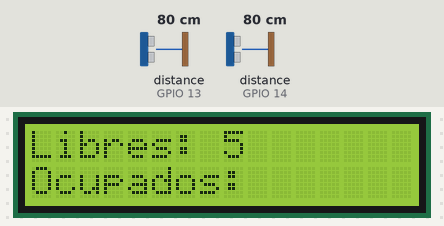
The sketch below on a simulated ESP32. On the bench: 16×2 character LCD. Wiring (inferred from the names in the program): 2 × ultrasonic range finder: trigger GPIO 12, echo GPIO 13 / trigger GPIO 27, echo GPIO 14. The test bench sets the inputs (shaded band); at power-on: distance to the obstacle (sensors on GPIO 13, GPIO 14) 80 cm. The echo pulse lasts 58.3 µs per cm; WiFi joins after 1.5 s; servers stay silent unless stated; what the sketch prints to the serial monitor is not drawn.

Above: at 3.2 s.
3.3 s: distance to the obstacle (sensor on GPIO 13) set to 2 cm
At 5.0 s:
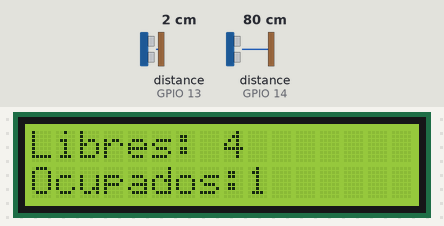
At 17.3 s:
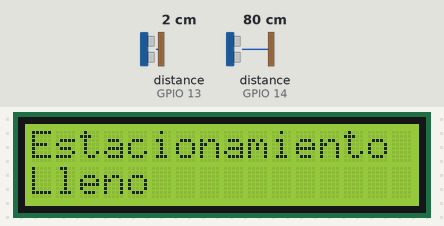
Timing chart, 0 to 18.3 s (numbered marks = the images above; inputs shaded):
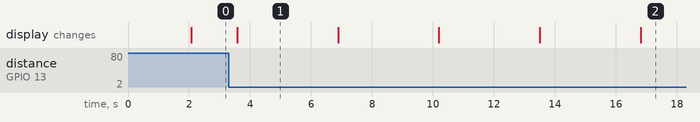

Measured:
- after the input at 3.3 s, the display: changes after 0.28 s (image 1)
- what the display in image 1 shows lasts 3.3 s, from 3.6 s to 6.9 s

The sketch:

Parkeo.ino
```cpp
//Librerias
#include <WiFi.h>
#include <LiquidCrystal.h>
#include <IOXhop_FirebaseESP32.h>
#include <ESPAsyncWebServer.h>
#include <AsyncTCP.h>

// Configuración de Firebase
#define FIREBASE_Host ""
#define FIREBASE_Key ""

// Definición de la ruta en la base de datos de Firebase
String ruta = "Estacionamiento";  // Cambiado de "Estacionamiento" a "Espacios"

// Configuración de la red WiFi
const char* ssid = "";
const char* pass = "";

// Configuración de los pines para los sensores ultrasónicos
const int EchoEntrada = 13;
const int TriggerEntrada = 12;
const int EchoSalida = 14;
const int TriggerSalida = 27;

// Inicialización del objeto LiquidCrystal para el LCD
LiquidCrystal lcd(23, 22, 21, 19, 18, 5);

// Definición de constantes y variables para el control del estacionamiento
const int totalEstacionamientos = 5;
int Estacionamientos = totalEstacionamientos;
int autosEntrada = 0;
int autosSalida = 0;
int ocupados = 0;

// Configuración de tiempos de espera para los sensores
unsigned long tiempoEsperaSensor = 0;
const unsigned long tiempoEsperaSensorEntrada = 3000;
const unsigned long tiempoEsperaSensorSalida = 3000;

// Configuración del servidor web asíncrono
AsyncWebServer server(80);

void setup() {

  Serial.begin(115200);

  // Conexión a la red WiFi
  WiFi.begin(ssid, pass);
  delay(2000);

  Serial.println("Conectando a la red WiFi");
  Serial.println(ssid);

  while (WiFi.status() != WL_CONNECTED) {
    delay(500);
    Serial.print(".");
  }

  Serial.println("");
  Serial.println("WiFi Conectado");
  Serial.println("Dirección IP: ");
  Serial.println(WiFi.localIP());

  // Inicialización de la conexión a Firebase
  Firebase.begin(FIREBASE_Host, FIREBASE_Key);

  // Configuración de pines
  pinMode(TriggerEntrada, OUTPUT);
  pinMode(TriggerSalida, OUTPUT);
  pinMode(EchoEntrada, INPUT);
  pinMode(EchoSalida, INPUT);

  // Inicialización del objeto LCD
  lcd.begin(16, 2);
  lcd.print("Libres: ");
  lcd.setCursor(8, 0);
  lcd.print(Estacionamientos);

  lcd.setCursor(0, 1);
  lcd.print("Ocupados: ");

  // Configuración de las rutas para el servidor web
  server.on("/", HTTP_GET, [](AsyncWebServerRequest* request) {
    //código HTML para la página principal
    String html = "<html lang='es'><head><meta charset='UTF-8'><meta name='viewport' content='width=device-width, initial-scale=1.0'><title>Parking System</title>";
    html += "<link rel='stylesheet' href='https://stackpath.bootstrapcdn.com/bootstrap/4.3.1/css/bootstrap.min.css'>";
    html += "<link rel='stylesheet' href='https://cdnjs.cloudflare.com/ajax/libs/font-awesome/5.15.1/css/all.min.css'>";
    html += "<style>body{font-family:'Arial',sans-serif;background-color:#f8f9fa;color:#343a40;}.container{max-width:800px;margin:auto;padding:20px;background-color:#ffffff;box-shadow:0 0 10px rgba(0,0,0,0.1);border-radius:8px;margin-top:50px;text-align:center;}h1{text-align:center;color:#007bff;}";
    html += ".highlight-title{color: #007bff; font-weight: bold;}</style></head><body>";
    html += "<div class='container'><h1><span class='highlight-title'>Parking System</span></h1><img src='https://uploads-ssl.webflow.com/63750836cfc6505b31be8ba3/63750836cfc65060dfbe8cd1_art-24-dynakrom.jpg' alt='Estacionamientos' style='max-width: 100%; height: auto;'>";
    html += "<div class='card p-4'>";
    html += "<p><i class='icon fas fa-car libres' style='color: #28a745; font-size: 1.5em;'></i> <span class='libres highlight-libres' style='color: #28a745; font-weight: bold; font-size: 1.2em;'>Libres:</span> <span id='libres' class='font-weight-bold libres highlight-libres' style='color: #28a745; font-size: 1.2em;'>" + String(Estacionamientos) + "</span></p>";
    html += "<p><i class='icon fas fa-car ocupados' style='color: #dc3545; font-size: 1.5em;'></i> <span class='ocupados highlight-ocupados' style='color: #dc3545; font-weight: bold; font-size: 1.2em;'>Ocupados:</span> <span id='ocupados' class='font-weight-bold ocupados highlight-ocupados' style='color: #dc3545; font-size: 1.2em;'>" + String(autosEntrada - autosSalida) + "</span></p>";
    html += "<p><i class='icon fas fa-chart-pie aforo' style='color: #007bff; font-size: 1.5em;'></i> <span class='aforo highlight-aforo' style='color: #007bff; font-weight: bold; font-size: 1.2em;'>Aforo:</span> <span id='porcentajeAforo' class='font-weight-bold aforo highlight-aforo' style='color: #007bff; font-size: 1.2em;'>" + String(((autosEntrada - autosSalida) * 100) / totalEstacionamientos) + "%</span></p>";
    html += "<canvas id='myChart' width='400' height='200'></canvas></div></div>";
    html += "<script src='https://code.jquery.com/jquery-3.2.1.slim.min.js'></script>";
    html += "<script src='https://cdnjs.cloudflare.com/ajax/libs/popper.js/1.12.9/umd/popper.min.js'></script>";
    html += "<script src='https://maxcdn.bootstrapcdn.com/bootstrap/4.0.0/js/bootstrap.min.js'></script>";
    html += "<script>setInterval(function() { location.reload(true); }, 5000);</script>";
    html += "</body></html>";
    request->send(200, "text/html", html);
  });

  server.on("/ajax", HTTP_GET, [](AsyncWebServerRequest* request) {
    String json = "{";
    json += "\"libres\":" + String(Estacionamientos) + ",";
    json += "\"ocupados\":" + String(autosEntrada - autosSalida) + ",";
    json += "\"porcentajeAforo\":" + String(((autosEntrada - autosSalida) * 100) / totalEstacionamientos);
    json += "}";
    request->send(200, "application/json", json);
  });
  // Inicio del servidor web
  server.begin();
}

void loop() {
  // Lógica para el sensor de entrada
  if (Estacionamientos > 0 && millis() - tiempoEsperaSensor >= tiempoEsperaSensorEntrada) {
    // Activa el sensor de entrada
    digitalWrite(TriggerEntrada, HIGH);
    delayMicroseconds(10);
    digitalWrite(TriggerEntrada, LOW);

    // Calcula la distancia para el sensor de entrada
    long tEntrada = pulseIn(EchoEntrada, HIGH);
    long dEntrada = tEntrada / 58;

    // Verifica si hay un automóvil en la entrada
    if (dEntrada <= 8) {
      autosEntrada++;
      Estacionamientos--;
      actualizarLCD();
      tiempoEsperaSensor = millis();
      delay(500);
    }

    ocupados = autosEntrada - autosSalida;
  }
  // Lógica para el sensor de salida
  if (millis() - tiempoEsperaSensor >= tiempoEsperaSensorSalida) {
    // Activa el sensor de salida
    digitalWrite(TriggerSalida, HIGH);
    delayMicroseconds(10);
    digitalWrite(TriggerSalida, LOW);

    // Calcula la distancia para el sensor de salida
    long tSalida = pulseIn(EchoSalida, HIGH);
    long dSalida = tSalida / 58;

    // Verifica si hay un automóvil en la salida
    if (dSalida <= 6 && autosSalida < autosEntrada) {
      autosSalida++;
      Estacionamientos++;
      actualizarLCD();
      tiempoEsperaSensor = millis();
    }

    ocupados = autosEntrada - autosSalida;
  }

  delay(500);
}
// Función para actualizar la pantalla LCD y enviar datos a Firebase
void actualizarLCD() {
  // Actualiza la pantalla LCD
  lcd.clear();
  lcd.print("Libres: ");
  lcd.setCursor(8, 0);
  lcd.print(Estacionamientos);

  lcd.setCursor(0, 1);
  lcd.print("Ocupados: ");
  lcd.setCursor(9, 1);
  lcd.print(autosEntrada - autosSalida);

  // Verifica si el estacionamiento está lleno y actualiza el LCD
  if (Estacionamientos == 0) {
    lcd.clear();
    lcd.print("Estacionamiento");
    lcd.setCursor(0, 1);
    lcd.print("Lleno");
  }
  // Actualiza los valores en la base de datos de Firebase
  Firebase.setInt(ruta + "/Libres", Estacionamientos);
  Firebase.setInt(ruta + "/Ocupados", autosEntrada - autosSalida);
}
```
